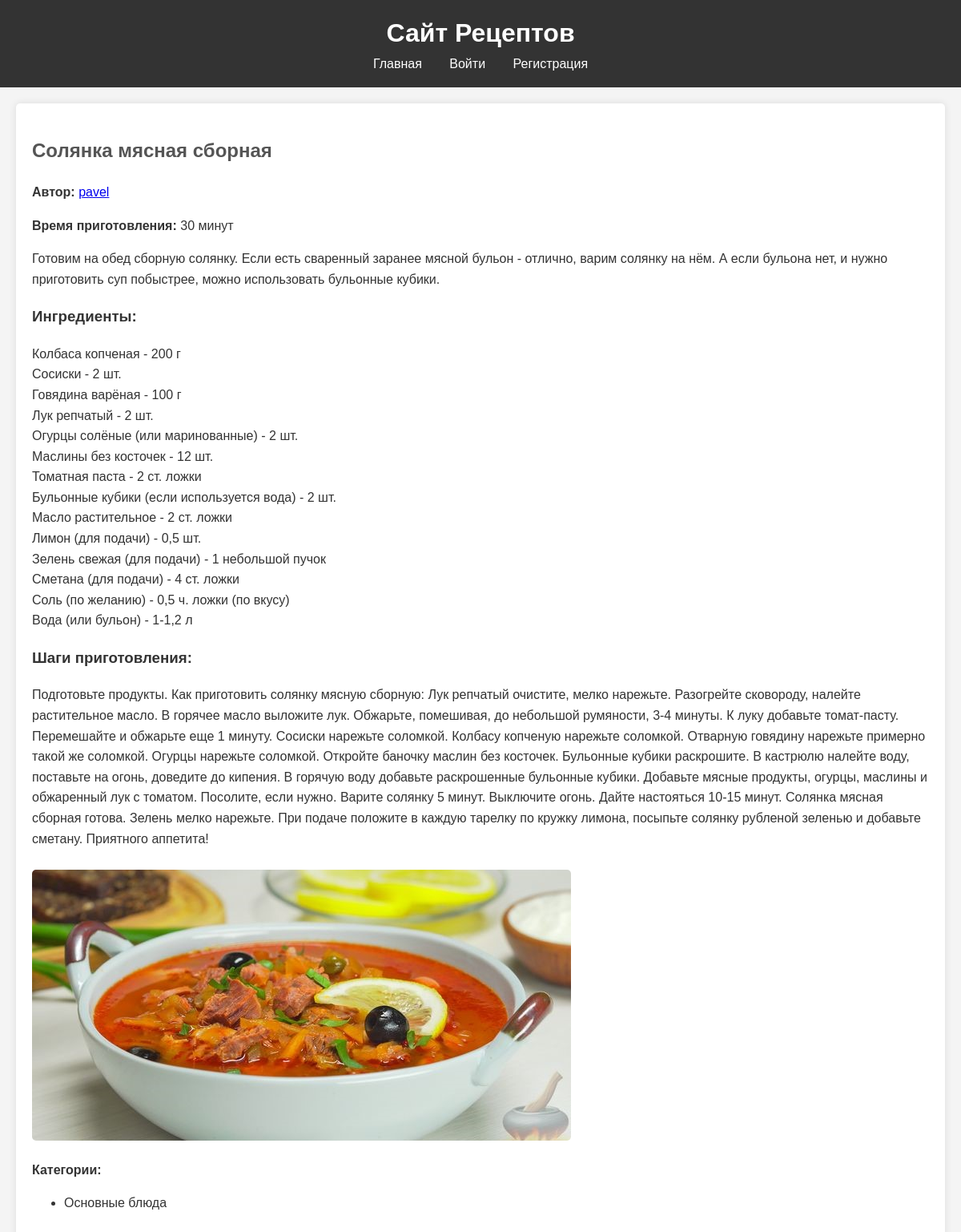
/recipe/4/, run on the app's committed database.
### recipes/models.py (models this page shows, shortened)
class Recipe(models.Model):
    title = models.CharField(max_length=200)
    description = models.TextField()
    steps = models.TextField()
    preparation_time = models.IntegerField()
    image = models.ImageField(upload_to='recipes/')
    author = models.ForeignKey(User, on_delete=models.CASCADE)
    ingredients = models.TextField(null=True, blank=True)  # Поле для ингредиентов
    categories = models.ManyToManyField('Category', through='RecipeCategory')

class Category(models.Model):
    name = models.CharField(max_length=100)

### recipes/views.py (the view)
# urls.py: path('recipe/<int:recipe_id>/', views.recipe_detail, name='recipe_detail'),
def recipe_detail(request, recipe_id):
    recipe = get_object_or_404(Recipe, pk=recipe_id)
    return render(request, 'recipes/recipe_detail.html', {'recipe': recipe})

### recipes/templates/recipes/recipe_detail.html (shortened to what this page needs)
{% extends "recipes/base.html" %}
{% block content %}
<article>
    <h2>{{ recipe.title }}</h2>
    <p><strong>Автор:</strong> <a href="{% url 'user_recipes' recipe.author.username %}">{{ recipe.author.username }}</a></p>
    <p><strong>Время приготовления:</strong> {{ recipe.preparation_time }} минут</p>
    <p>{{ recipe.description }}</p>
    <h3>Ингредиенты:</h3>
    <p>{{ recipe.ingredients|linebreaks }}</p>
    <h3>Шаги приготовления:</h3>
    <p>{{ recipe.steps }}</p>
    {% if recipe.image %}
        <img src="{{ recipe.image.url }}" alt="{{ recipe.title }}">
    {% endif %}
    <p><strong>Категории:</strong>
        <ul>
            {% for category in recipe.categories.all %}
                <li>{{ category.name }}</li>
            {% endfor %}
        </ul>
    </p>
</article>
{% endblock %}

### recipes/static/css/styles.css (style rules this page uses)
body { font-family: Arial, sans-serif; line-height: 1.6; margin: 0; padding: 0; background-color: #f4f4f4; color: #333; }
h2 { color: #555; }
article { background: #fff; padding: 20px; border-radius: 5px; box-shadow: 0 0 10px rgba(0, 0, 0, 0.1); }
article img { max-width: 100%; height: auto; border-radius: 5px; margin-top: 10px; }

### data on the page
Recipe: title "Солянка мясная сборная", author.username "pavel", preparation_time "30", description "Готовим на обед сборную солянку. Если есть сваренный заранее мясной бульон - отлично, варим солянку на нём. А если бульона нет, и нужно приготовить суп побыстрее, можно использовать бульонные кубики.", ingredients "Колбаса копченая - 200 г Сосиски - 2 шт. Говядина варёная - 100 г Лук репчатый - 2 шт. Огурцы солёные (или маринованные) - 2 шт. Маслины без косточек - 12 шт. Томатная паста - 2 ст. ложки Бульонные кубики (если используется вода) - 2 шт. Масло растительное - 2 ст. ложки Лимон (для подачи) - 0,5 шт. Зелень свежая (для подачи) - 1 небольшой пучок Сметана (для подачи) - 4 ст. ложки Соль (по желанию) - 0,5 ч. ложки (по вкусу) Вода (или бульон) - 1-1,2 л", steps "Подготовьте продукты. Как приготовить солянку мясную сборную: Лук репчатый очистите, мелко нарежьте. Разогрейте сковороду, налейте растительное масло. В горячее масло выложите лук. Обжарьте, помешивая, до небольшой румяности, 3-4 минуты. К луку добавьте томат-пасту. Перемешайте и обжарьте еще 1 минуту. Сосиски нарежьте соломкой. Колбасу копченую нарежьте соломкой. Отварную говядину нарежьте примерно такой же соломкой. Огурцы нарежьте соломкой. Откройте баночку маслин без косточек. Бульонные кубики раскрошите. В кастрюлю налейте воду, поставьте на огонь, доведите до кипения. В горячую воду добавьте раскрошенные бульонные кубики. Добавьте мясные продукты, огурцы, маслины и обжаренный лук с…", image (picture)
Category: name "Основные блюда"
